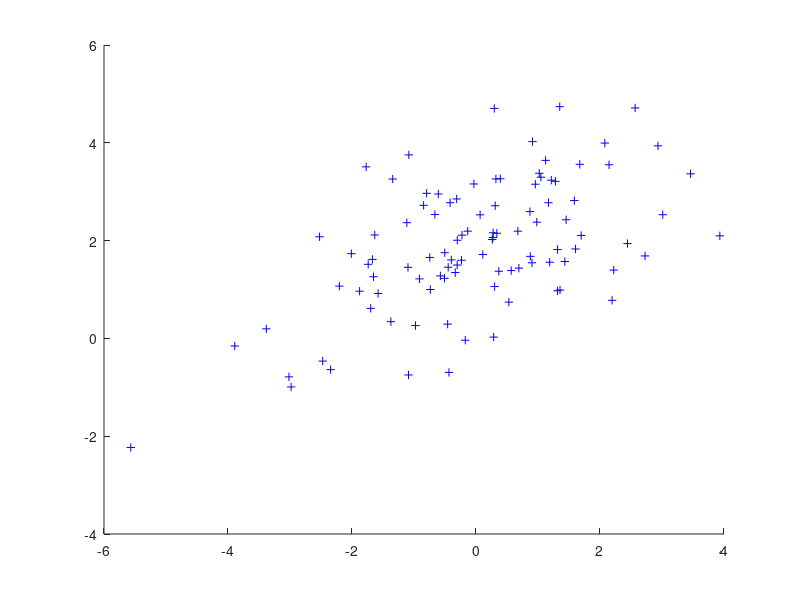

MATLAB code for this plot: (Note: this script raises an error after producing the figure.)
% Generate two bi-variate Gaussian distributions
N = 100;
X1 = randn(N,2);
X2 = randn(N,2);

% Transform covariance matrices of both to C. 
C = [2 1; 1 2];
A = chol(C);
X1 = X1*A;
X2 = X2*A;

% shift means of distributions by m1/m2
m1 = [0 2];
m2 = [1.5 0];
X1 = X1 + kron(ones(N,1), m1);
X2 = X2 + kron(ones(N,1), m2);

% plot the two distributions
plot(X1(:,1),X1(:,2), 'b+', X2(:,1),X2(:,2),'rX');
